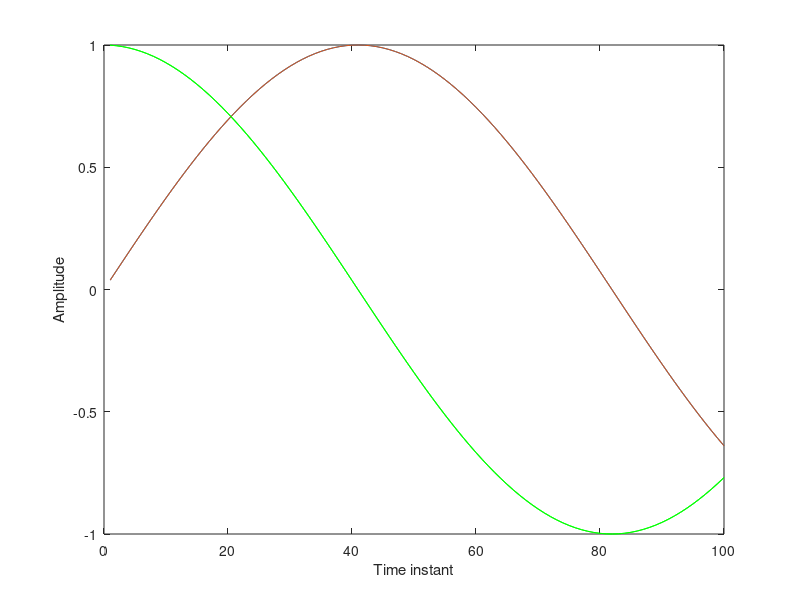

MATLAB code for this plot: (Note: this script raises an error after producing the figure.)
%
%

%Numbers from 1 to 100.
t1=1:100;
t2=100:-1:1;
t3=1:2:100;
t=t1;


%Dimensions of "Matrix t". Even a scalar is matrix in Matlab (Matrix laboratory)
l=length(t);
d=size(t);

%Transpose of t.
tp=t';
size(tp)

%100 samples from 50Hz sinusoidal signal sampled at frequency of 8192Hz.
f=50;
F=8192;
y=sin(2*pi*t*(f/F));
plot(t,y)

%Another signal into the same plot.

y2=cos(2*pi*t*(f/F));

plot(t,y)
hold on
plot(t,y2,'g')

%Dimensions to the axes.
plot(t,y)
hold on
plot(t,y2,'g')
xlabel('Time instant');
ylabel('Amplitude')

intsx = solve(x^6 - 3^x == 0 , x)

%Legends to the graphs.
plot(t,y)
hold on
plot(t,y2,'g')
xlabel('Time instant');
ylabel('Amplitude')
legend('Sine','Cosine');


intsx = solve(y1 - y2 == 0 , x);
plot(intsxn);



%difference of signals y and y2.
d1=y2-y;
plot(d1);